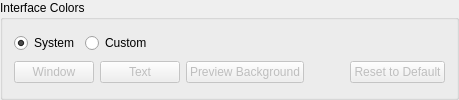
    <widget class="QGroupBox" name="groupBox">
     <property name="title">
      <string>Interface Colors</string>
     </property>
     <layout class="QVBoxLayout" name="verticalLayout_2">
      <item>
       <layout class="QHBoxLayout" name="horizontalLayout_3">
        <item>
         <widget class="QRadioButton" name="radioButton_useSystemColors">
          <property name="text">
           <string>System</string>
          </property>
          <property name="checked">
           <bool>true</bool>
          </property>
         </widget>
        </item>
        <item>
         <widget class="QRadioButton" name="radioButton_useCustomColors">
          <property name="text">
           <string>Custom</string>
          </property>
         </widget>
        </item>
        <item>
         <spacer name="horizontalSpacer_3">
          <property name="orientation">
           <enum>Qt::Horizontal</enum>
          </property>
          <property name="sizeHint" stdset="0">
           <size>
            <width>40</width>
            <height>20</height>
           </size>
          </property>
         </spacer>
        </item>
       </layout>
      </item>
      <item>
       <layout class="QHBoxLayout" name="horizontalLayout_4">
        <item>
         <widget class="QPushButton" name="pushButton_mainColor">
          <property name="enabled">
           <bool>false</bool>
          </property>
          <property name="text">
           <string>Window</string>
          </property>
         </widget>
        </item>
        <item>
         <widget class="QPushButton" name="pushButton_textColor">
          <property name="enabled">
           <bool>false</bool>
          </property>
          <property name="text">
           <string>Text</string>
          </property>
         </widget>
        </item>
        <item>
         <widget class="QPushButton" name="pushButton_graphicsViewColor">
          <property name="enabled">
           <bool>false</bool>
          </property>
          <property name="text">
           <string>Preview Background</string>
          </property>
         </widget>
        </item>
        <item>
         <spacer name="horizontalSpacer_2">
          <property name="orientation">
           <enum>Qt::Horizontal</enum>
          </property>
          <property name="sizeHint" stdset="0">
           <size>
            <width>40</width>
            <height>20</height>
           </size>
          </property>
         </spacer>
        </item>
        <item>
         <widget class="QPushButton" name="pushButton_resetColorsToDefault">
          <property name="enabled">
           <bool>false</bool>
          </property>
          <property name="text">
           <string>Reset to Default</string>
          </property>
         </widget>
        </item>
       </layout>
      </item>
     </layout>
    </widget>
